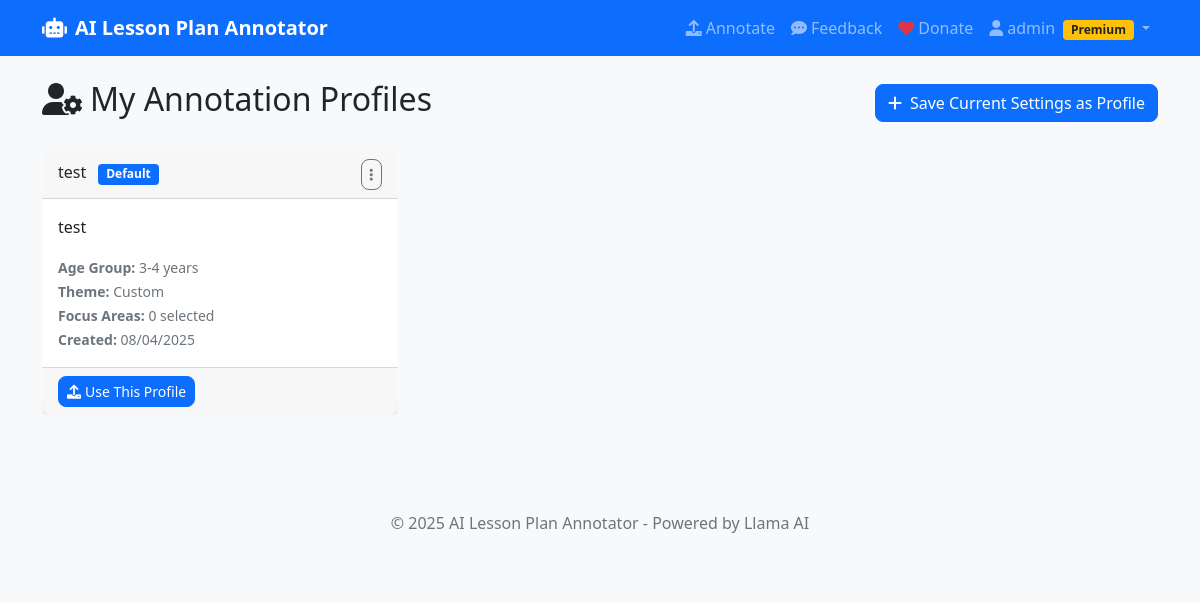
The page /profiles (signed in) on the database its author committed.
### models.py (models this page shows, shortened)
class User(UserMixin, db.Model):
    id = db.Column(db.Integer, primary_key=True)
    username = db.Column(db.String(80), unique=True, nullable=False)
    email = db.Column(db.String(120), unique=True, nullable=False)
    password_hash = db.Column(db.String(200), nullable=False)
    created_at = db.Column(db.DateTime, default=datetime.utcnow)
    is_active = db.Column(db.Boolean, default=True)
    stripe_customer_id = db.Column(db.String(100), unique=True)
    subscription_status = db.Column(db.String(20), default='free')  # free, active, past_due, canceled
    subscription_id = db.Column(db.String(100))
    subscription_start = db.Column(db.DateTime)
    subscription_end = db.Column(db.DateTime)
    last_payment = db.Column(db.DateTime)
    annotation_profiles = db.relationship('AnnotationProfile', backref='user', lazy=True, cascade='all, delete-orphan')
    usage_records = db.relationship('UsageRecord', backref='user', lazy=True, cascade='all, delete-orphan')
    feedback_reports = db.relationship('FeedbackReport', backref='user', lazy=True, cascade='all, delete-orphan')
    def is_premium(self):
        return self.subscription_status == 'active'
    def is_alpha_tester(self):
        return (self.subscription_id and
                ('alpha_access' in self.subscription_id or 'beta_access' in self.subscription_id))

class AnnotationProfile(db.Model):
    id = db.Column(db.Integer, primary_key=True)
    user_id = db.Column(db.Integer, db.ForeignKey('user.id'), nullable=False)
    name = db.Column(db.String(100), nullable=False)
    description = db.Column(db.Text)
    focus_areas = db.Column(db.JSON)
    pedagogical_approach = db.Column(db.String(50))
    engagement_level = db.Column(db.String(20))
    assessment_type = db.Column(db.String(30))
    differentiation = db.Column(db.String(50))
    language_focus = db.Column(db.String(30))
    age_group = db.Column(db.String(30))
    annotation_theme = db.Column(db.String(30))
    custom_category_definitions = db.Column(db.JSON)
    custom_guidelines = db.Column(db.Text)
    created_at = db.Column(db.DateTime, default=datetime.utcnow)
    updated_at = db.Column(db.DateTime, default=datetime.utcnow, onupdate=datetime.utcnow)
    is_default = db.Column(db.Boolean, default=False)

### app.py (the view)
@app.route('/profiles')
@login_required
def profiles():
    user_profiles = AnnotationProfile.query.filter_by(user_id=current_user.id).order_by(
        AnnotationProfile.is_default.desc(),
        AnnotationProfile.name
    ).all()
    return render_template('profiles.html', profiles=user_profiles)

### app.py (called while the page is built)
@login_manager.user_loader
def load_user(user_id):
    return User.query.get(int(user_id))

### templates/profiles.html (shortened to what this page needs)
{% extends "base.html" %}
{% block content %}
<div class="row">
    <div class="col-12">
        <div class="d-flex justify-content-between align-items-center mb-4">
            <h2><i class="fas fa-user-cog me-2"></i>My Annotation Profiles</h2>
            <button class="btn btn-primary" data-bs-toggle="modal" data-bs-target="#saveProfileModal">
                <i class="fas fa-plus me-2"></i>Save Current Settings as Profile
            </button>
        </div>
        {% if profiles %}
        <div class="row">
            {% for profile in profiles %}
            <div class="col-md-6 col-lg-4 mb-4">
                <div class="card h-100 {% if profile.is_default %}border-primary{% endif %}">
                    <div class="card-header d-flex justify-content-between align-items-center">
                        <h6 class="mb-0">
                            {{ profile.name }}
                            {% if profile.is_default %}
                            <span class="badge bg-primary ms-2">Default</span>
                            {% endif %}
                        </h6>
                        <div class="dropdown">
                            <button class="btn btn-sm btn-outline-secondary" type="button" data-bs-toggle="dropdown">
                                <i class="fas fa-ellipsis-v"></i>
                            </button>
                        </div>
                    </div>
                    <div class="card-body">
                        {% if profile.description %}
                        <p class="card-text">{{ profile.description }}</p>
                        {% endif %}
                        <small class="text-muted">
                            <strong>Age Group:</strong> {{ profile.age_group }}<br>
                            <strong>Theme:</strong> {{ profile.annotation_theme|title }}<br>
                            <strong>Focus Areas:</strong> {{ profile.focus_areas|length if profile.focus_areas else 0 }} selected<br>
                            <strong>Created:</strong> {{ profile.created_at.strftime('%m/%d/%Y') }}
                        </small>
                    </div>
                    <div class="card-footer">
                        <a href="{{ url_for('load_profile', profile_id=profile.id) }}" class="btn btn-primary btn-sm">
                            <i class="fas fa-upload me-1"></i>Use This Profile
                        </a>
                    </div>
                </div>
            </div>
            {% endfor %}
        </div>
        {% endif %}
    </div>
</div>
{% endblock %}

### templates/base.html (shortened to what this page needs)
<!DOCTYPE html>
<html lang="en">
<head>
    <link href="https://cdn.jsdelivr.net/npm/bootstrap@5.1.3/dist/css/bootstrap.min.css" rel="stylesheet">
    <link href="https://cdnjs.cloudflare.com/ajax/libs/font-awesome/6.0.0/css/all.min.css" rel="stylesheet">
    <link href="{{ url_for('static', filename='css/style.css') }}" rel="stylesheet">
</head>
<body>
    <nav class="navbar navbar-expand-lg navbar-dark bg-primary">
        <div class="container">
            <a class="navbar-brand" href="{{ url_for('index') }}">
                <i class="fas fa-robot me-2"></i>AI Lesson Plan Annotator
            </a>
            <div class="collapse navbar-collapse" id="navbarNav">
                <ul class="navbar-nav ms-auto">
                    {% if current_user.is_authenticated %}
                    <li class="nav-item">
                        <a class="nav-link" href="{{ url_for('index') }}">
                            <i class="fas fa-upload me-1"></i>Annotate
                        </a>
                    </li>
                    <li class="nav-item">
                        <a class="nav-link" href="{{ url_for('feedback') }}">
                            <i class="fas fa-comment-dots me-1"></i>Feedback
                        </a>
                    </li>
                    {% endif %}
                    <li class="nav-item">
                        <a class="nav-link" href="{{ url_for('donate') }}">
                            <i class="fas fa-heart me-1 text-danger"></i>Donate
                        </a>
                    </li>
                    {% if current_user.is_authenticated %}
                    <li class="nav-item dropdown">
                        <a class="nav-link dropdown-toggle" href="#" id="navbarDropdown" role="button" data-bs-toggle="dropdown">
                            <i class="fas fa-user me-1"></i>{{ current_user.username }}
                            {% if current_user.is_alpha_tester() %}
                            <span class="badge bg-success text-white ms-1">{{ current_user.get_access_type() }}</span>
                            {% elif current_user.is_premium() %}
                            <span class="badge bg-warning text-dark ms-1">Premium</span>
                            {% endif %}
                        </a>
                    </li>
                    {% endif %}
                </ul>
            </div>
        </div>
    </nav>
    <main class="container mt-4">
        {% block content %}{% endblock %}
    </main>
    <footer class="bg-light mt-5 py-4">
        <div class="container text-center">
            <p class="text-muted">&copy; 2025 AI Lesson Plan Annotator - Powered by Llama AI</p>
        </div>
    </footer>
</body>
</html>

### static/css/style.css (style rules this page uses)
body { background-color: #f8f9fa; }
.navbar-brand { font-weight: bold; }
.card { border: none; border-radius: 12px; }
.card-header { border-radius: 12px 12px 0 0 !important; }
.btn { border-radius: 8px; }
.text-danger { color: #dc3545 !important; }

### rows shown on the page
User: username "admin"
AnnotationProfile: name "test", is_default "Default", description "test", age_group "3-4 years", annotation_theme "Custom", focus_areas|length "0", created_at "08/04/2025"
